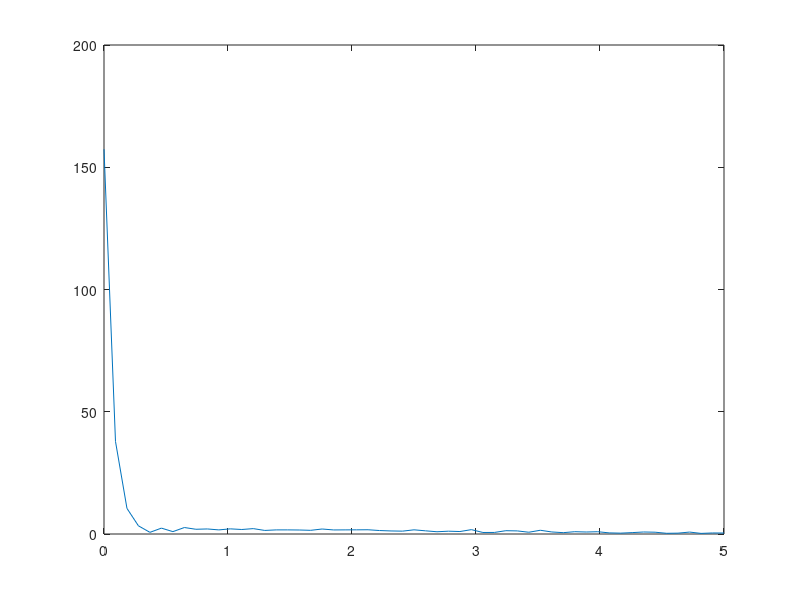
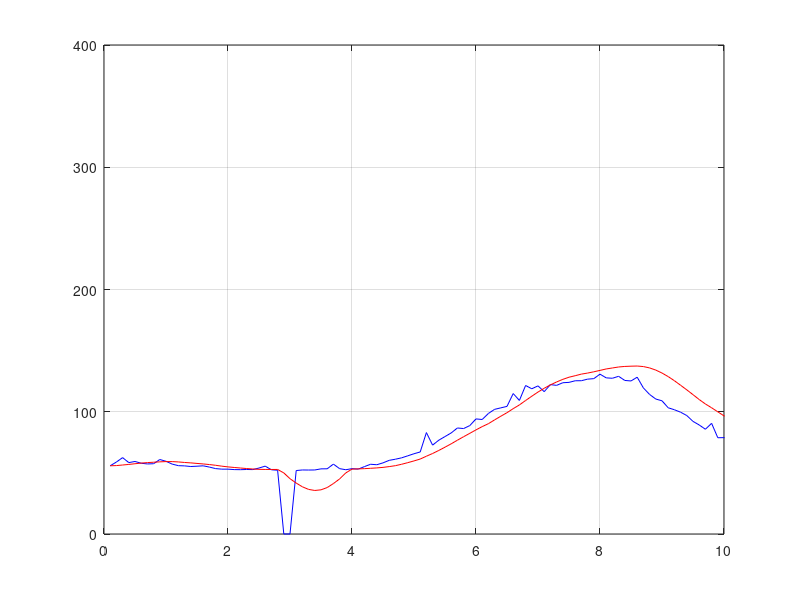

Recreate these plots in MATLAB, in order.
clc
clear
close all
fid1 = fopen('data.txt','rt');
fid2 = fopen('filter_data.txt','rt');


raw=fscanf(fid1,'%f\n');
filter_raw=fscanf(fid2,'%f\n');
%filter=fscanf(fid3,'%f\n');
fclose(fid1);
fclose(fid2);
%plot frequency figure
N=length(raw);% samples
Fs=10;%10Hz
Ts=0.1;
t=Ts*(1:N);
Y=fft(raw,N)/length(raw); 
f=Fs/2*linspace(0,1,N/2); 
plot(f,2*abs(Y(1:N/2))) ;


figure;
%plot time domain raw data
%figure;
plot(t,raw,'b');hold on;
plot(t,filter_raw,'r');
axis([0 10 0 400]);
grid on;


